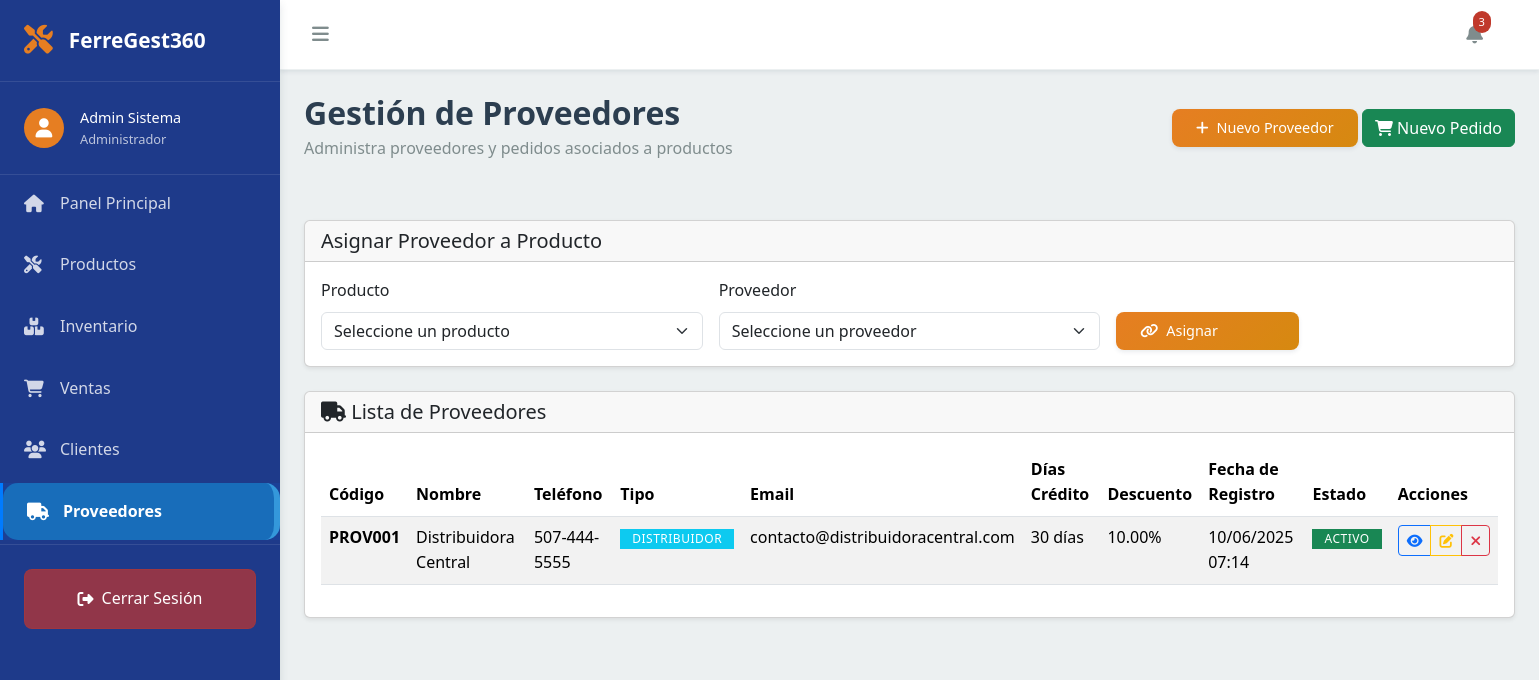
Page /public/proveedores.php on the committed database.
### tables this page shows
CREATE TABLE `proveedores` (
  `id` int(11) NOT NULL,
  `empresa_id` int(11) NOT NULL,
  `codigo` varchar(20) DEFAULT NULL,
  `tipo_proveedor` enum('distribuidor','fabricante','importador','mayorista','otro') DEFAULT NULL,
  `nombre` varchar(150) NOT NULL,
  `razon_social` varchar(200) DEFAULT NULL,
  `ruc` varchar(20) DEFAULT NULL,
  `direccion` text DEFAULT NULL,
  `telefono_principal` varchar(20) DEFAULT NULL,
  `email` varchar(100) DEFAULT NULL,
  `nombre_contacto` varchar(100) DEFAULT NULL,
  `cargo_contacto` varchar(100) DEFAULT NULL,
  `telefono_contacto` varchar(20) DEFAULT NULL,
  `email_contacto` varchar(100) DEFAULT NULL,
  `dias_credito` int(11) DEFAULT 0,
  `descuento_porcentaje` decimal(5,2) DEFAULT 0.00,
  `tiempo_entrega` int(11) DEFAULT 7,
  `monto_minimo` decimal(10,2) DEFAULT 0.00,
  `condiciones_pago` text DEFAULT NULL,
  `sitio_web` varchar(255) DEFAULT NULL,
  `horario_atencion` varchar(100) DEFAULT NULL,
  `productos_principales` text DEFAULT NULL,
  `observaciones` text DEFAULT NULL,
  `activo` tinyint(1) DEFAULT 1,
  `fecha_registro` timestamp NOT NULL DEFAULT current_timestamp()
);

### config/connection.php (called while the page is built, shortened)
<?php
$host = "localhost";
$usuario = "root";
$contrasena = "";
$basededatos = "ferregest360";
function getDBConnection()
{
    global $host, $usuario, $contrasena, $basededatos;
    try {
        $pdo = new PDO("mysql:host=$host;dbname=$basededatos;charset=utf8", $usuario, $contrasena);
        $pdo->setAttribute(PDO::ATTR_ERRMODE, PDO::ERRMODE_EXCEPTION);
        return $pdo;
    } catch (PDOException $e) {
        die("Error de conexión: " . $e->getMessage());
    }
}
function ejecutarConsulta($sql, $params = [])
{
    $conn = getDBConnection();
    try {
        $stmt = $conn->prepare($sql);
        $stmt->execute($params);
        return $stmt;
    } catch (PDOException $e) {
        die("Error en la consulta: " . $e->getMessage());
    }
}

### public/proveedores.php (the view, shortened to what this page needs)
    <?php
    require_once '../config/connection.php';
    include 'partials/head.php';
    ?>
    <body>
    <div id="dashboardScreen" class="dashboard-container">
        <?php include 'partials/sidebar.php'; ?>
        <main class="main-content">
            <?php include 'partials/header.php'; ?>
            <div class="content-area">
                <div class="page-header">
                    <div class="page-header-left">
                        <h1>Gestión de Proveedores</h1>
                        <p>Administra proveedores y pedidos asociados a productos</p>
                    </div>
                    <div class="page-header-right">
                        <button class="btn btn-primary" onclick="showAddProviderModal()">
                            <i class="fas fa-plus"></i> Nuevo Proveedor
                        </button>
                        <button class="btn btn-success" onclick="showAddOrderModal()">
                            <i class="fas fa-shopping-cart"></i> Nuevo Pedido
                        </button>
                    </div>
                </div>
                <div class="card shadow-sm mb-4">
                    <div class="card-header">
                        <h2 class="h5 mb-0">Asignar Proveedor a Producto</h2>
                    </div>
                    <div class="card-body">
                        <form id="formProductoProveedor" class="row g-3 align-items-end">
                            <div class="col-md-4">
                                <label for="link_producto_id" class="form-label">Producto</label>
                                <select id="link_producto_id" name="producto_id" class="form-select" required>
                                    <option selected disabled value="">Seleccione un producto</option>
                                </select>
                            </div>
                            <div class="col-md-4">
                                <label for="link_proveedor_id" class="form-label">Proveedor</label>
                                <select id="link_proveedor_id" name="proveedor_id" class="form-select" required>
                                    <option selected disabled value="">Seleccione un proveedor</option>
                                </select>
                            </div>
                            <div class="col-md-2">
                                <button type="submit" class="btn btn-primary w-100">
                                    <i class="fas fa-link"></i> Asignar
                                </button>
                            </div>
                        </form>
                    </div>
                </div>
                <div class="card shadow-sm">
                <div class="card-header">
                    <h2 class="h5 mb-0"><i class="fas fa-truck"></i> Lista de Proveedores</h2>
                </div>
                    <div class="card-body">
                     <div class="table-responsive">
                        <table class="table table-striped table-hover">
                            <thead>
                                <tr>
                                    <th>Código</th>
                                    <th>Nombre</th>
                                    <th>Teléfono</th>
                                    <th>Tipo</th>
                                    <th>Email</th>
                                    <th>Días Crédito</th>
                                    <th>Descuento</th>
                                    <th>Fecha de Registro</th>
                                    <th>Estado</th>
                                    <th>Acciones</th>
                                </tr>
                            </thead>
                            <tbody>
                                <?php
                                try {
                                    $proveedores_tabla = ejecutarConsulta("
                                        SELECT
                                            id,
                                            codigo,
                                            nombre,
                                            telefono_principal,
                                            CASE
                                           WHEN tipo_proveedor = 'distribuidor' THEN 'Distribuidor'
                                           WHEN tipo_proveedor = 'fabricante' THEN 'Fabricante'
                                           WHEN tipo_proveedor = 'importador' THEN 'Importador'
                                           WHEN tipo_proveedor = 'mayorista' THEN 'Mayorista'
                                           WHEN tipo_proveedor = 'otro' THEN 'Otro'
                                           ELSE 'Sin definir'
                                       END AS tipo_proveedor_texto,
                                       email,
                                       dias_credito,
                                       descuento_porcentaje,
                                       DATE_FORMAT(fecha_registro, '%d/%m/%Y %H:%i') AS fecha_registro_formateada,
                                       activo,
                                       CASE
                                           WHEN activo = 1 THEN 'Activo'
                                           ELSE 'Inactivo'
                                       END AS estado_texto
                                   FROM proveedores
                                   WHERE empresa_id = 1
                                   ORDER BY fecha_registro DESC
                                                ")->fetchAll(PDO::FETCH_ASSOC);
                                    if (empty($proveedores_tabla)):
                                ?>
                                        <tr>
                                            <td colspan="10" class="text-center text-muted">
                                                <i class="fas fa-info-circle"></i> No hay proveedores registrados
                                            </td>
                                        </tr>
                                    <?php else: ?>
                                        <?php foreach ($proveedores_tabla as $proveedor): ?>
                                            <tr>
                                                <td><strong><?= htmlspecialchars($proveedor['codigo'] ?? 'N/A') ?></strong></td>
                                                <td><?= htmlspecialchars($proveedor['nombre']) ?></td>
                                                <td><?= htmlspecialchars($proveedor['telefono_principal'] ?? 'N/A') ?></td>
                                                <td>
                                                    <span class="badge bg-info text-white">
                                                        <?= htmlspecialchars($proveedor['tipo_proveedor_texto']) ?>
                                                    </span>
                                                </td>
                                                <td><?= htmlspecialchars($proveedor['email'] ?? 'N/A') ?></td>
                                                <td><?= $proveedor['dias_credito'] ?> días</td>
                                                <td><?= number_format($proveedor['descuento_porcentaje'], 2) ?>%</td>
                                                <td><?= $proveedor['fecha_registro_formateada'] ?></td>
                                                <td>
                                                    <span class="badge <?= $proveedor['activo'] == 1 ? 'bg-success' : 'bg-danger' ?>">
                                                        <?= $proveedor['estado_texto'] ?>
                                                    </span>
                                                </td>
                                                <td>
                                                    <div class="btn-group btn-group-sm" role="group">
                                                        <button class="btn btn-outline-primary"
                                                                onclick="verDetalleProveedor(<?= $proveedor['id'] ?>)"
                                                                title="Ver Detalle">
                                                            <i class="fas fa-eye"></i>
                                                        </button>
                                                        <button class="btn btn-outline-warning"
                                                                onclick="editarProveedor(<?= $proveedor['id'] ?>)"
                                                                title="Editar">
                                                            <i class="fas fa-edit"></i>
                                                        </button>
                                                        <?php if ($proveedor['activo'] == 1): ?>
                                                            <button class="btn btn-outline-danger"
                                                                    onclick="desactivarProveedor(<?= $proveedor['id'] ?>)"
                                                                    title="Desactivar">
                                                                <i class="fas fa-times"></i>
                                                            </button>
                                                        <?php endif; ?>
                                                    </div>
                                                </td>
                                            </tr>
                                        <?php endforeach; ?>
                                    <?php endif; ?>
                                <?php } catch (Exception $e) { ?>
                                    <tr>
                                        <td colspan="10" class="text-center text-danger">
                                            <i class="fas fa-exclamation-triangle"></i> Error al cargar proveedores: <?= htmlspecialchars($e->getMessage()) ?>
                                        </td>
                                    </tr>
                                <?php } ?>
                            </tbody>
                        </table>
                        </div>
                    </div>
                </div>
            </div>
        </main>
    </div>
</body>
</html>

### public/css/styles.css (style rules this page uses)
* { margin: 0; padding: 0; box-sizing: border-box; }
body { font-family: var(--font-primary); font-weight: var(--font-weight-normal); color: var(--text-primary); background-color: var(--bg-primary); line-height: 1.6; overflow-x: hidden; }
.dashboard-container { display: flex; min-height: 100vh; background-color: var(--bg-primary); }
.main-content { flex: 1; margin-left: 280px; transition: var(--transition-medium); display: flex; flex-direction: column; min-height: 100vh; }
.content-area { flex: 1; padding: var(--spacing-lg); overflow-y: auto; }
.page-header { display: flex; justify-content: space-between; align-items: center; margin-bottom: var(--spacing-xl); padding-bottom: var(--spacing-lg); border-bottom: 2px solid var(--border-light); }
.page-header h1 { font-weight: bold; font-size: 2em; unicode-bidi: isolate; color: var(--primary-color); }
.page-header p { color: var(--text-secondary); margin-top: var(--spacing-xs); }
.btn-primary, .btn-secondary { padding: var(--spacing-sm) var(--spacing-lg); border: none; border-radius: var(--radius-md); font-weight: var(--font-weight-medium); cursor: pointer; transition: var(--transition-medium); display: inline-flex; align-items: center; gap: var(--spacing-sm); text-decoration: none; font-size: 0.9rem; }
.btn-primary { background: linear-gradient(135deg, var(--accent-color), #d68910); color: var(--text-white); box-shadow: var(--shadow-light); }
.text-white { color: var(--text-white); }
.bg-success { background-color: var(--success-color); }
.bg-info { background-color: var(--info-color); }
.badge { padding: 0.25rem 0.75rem; border-radius: var(--radius-full); font-size: 0.75rem; font-weight: 500; text-transform: uppercase; letter-spacing: 0.5px; }
.bg-success { background: var(--success-color); color: white; }

### rows in the picture
proveedores: codigo "PROV001", nombre "Distribuidora Central", telefono_principal "507-444-5555", tipo_proveedor_texto "DISTRIBUIDOR", email "contacto@distribuidoracentral.com", dias_credito "30", descuento_porcentaje "10.00", fecha_registro_formateada "10/06/2025 07:14", estado_texto "ACTIVO"
